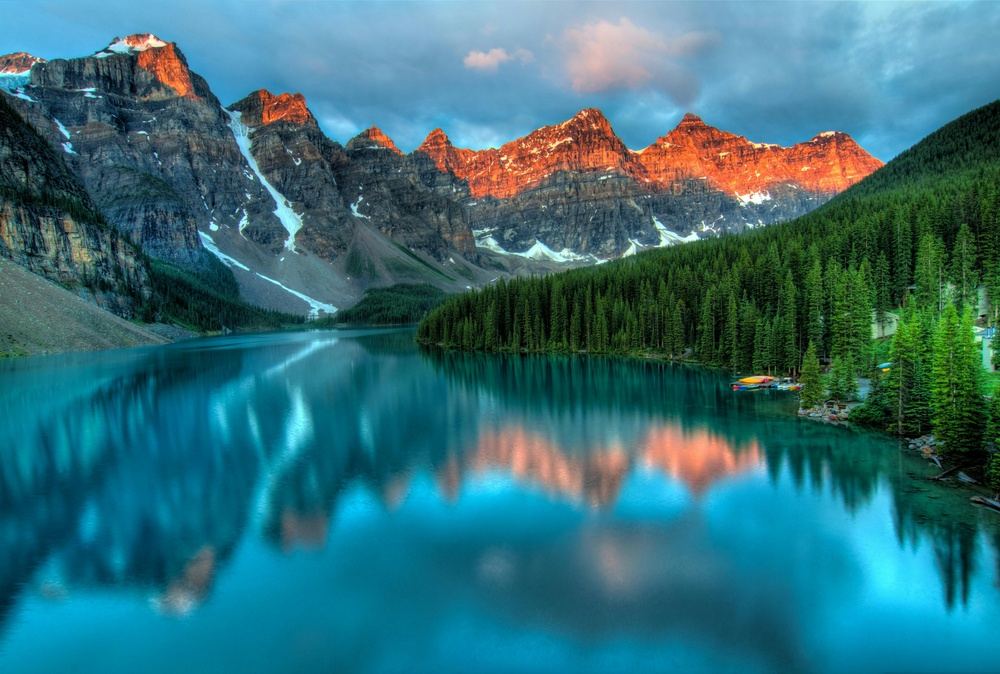
#> input picture Geometric Transformation/Translation/image.jpg, 1000 x 674 px, shrunk from 4226 x 2847 before the run
$ python translation.py
#> lines starting #> are read from the running program, lines starting #| are printed output that depends on the picture
import cv2
import numpy as np

if __name__ == "__main__":
    img = cv2.imread("image.jpg")
#> img is the input picture: shape (674, 1000, 3); mean B, G, R 121, 111.2, 51.4
    rows,cols,_ = img.shape
#> rows = 674; cols = 1000

    # Create the transformation matrix
    M = np.float32([[1,0,100],[0,1,50]])
    # get the coordinates in the form of (0,0),(0,1)...
    # the shape is (2, rows*cols)
    orig_coord = np.indices((cols, rows)).reshape(2,-1)
    # stack the rows of 1 to form [x,y,1]
    orig_coord_f = np.vstack((orig_coord, np.ones(rows*cols)))
    transform_coord = np.dot(M, orig_coord_f)
    # Change into int type
    transform_coord = transform_coord.astype(np.uint)
    # Keep only the coordinates that fall within the image boundary.
    indices = np.all((transform_coord[1]<rows, transform_coord[0]<cols, transform_coord[1]>=0, transform_coord[0]>=0), axis=0)
    # Create a zeros image and project the points
    img1 = np.zeros_like(img)
    img1[transform_coord[1][indices], transform_coord[0][indices]] = img[orig_coord[1][indices], orig_coord[0][indices]]
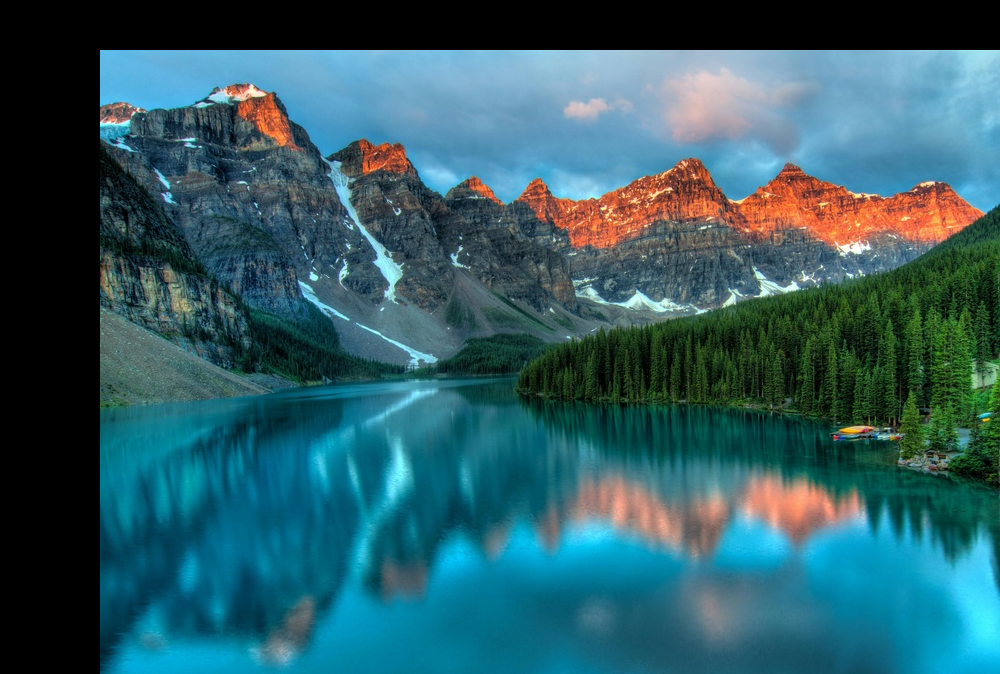
#> img1: shape (674, 1000, 3); mean B, G, R 101.3, 92.6, 47.3
    # Display the image

    cv2.imwrite("newimage.jpg", img1)
